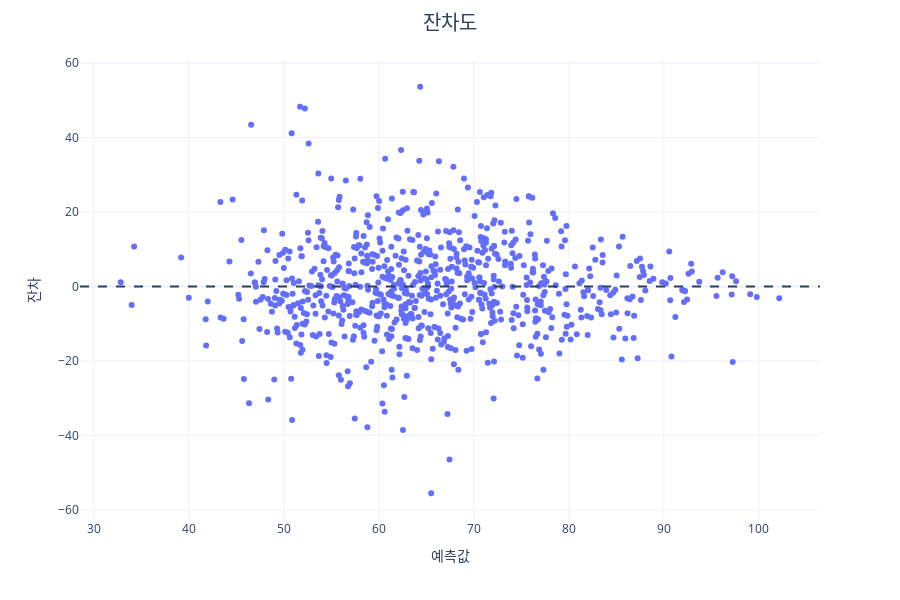

The notebook cell this image was saved under:
### Markdown cell above
---

<div style="margin-left:30px;text-indent:-20px">(d) 잔차도를 그리되 가로축은 예측값, 세로축은 잔차로 해서 그리시오.</div>

### Code cell
## 잔차값
ehat = y - yhat

## 잔차도
tidy = pd.DataFrame({"yhat" : yhat, "ehat" : ehat})
fig = tidy.plot.scatter(x = 'yhat', y = 'ehat', width = 900, height = 600)
fig.add_hline(0, line_dash = "dash")
fig.update_layout(
    title = "잔차도", title_x = 0.5, title_font_size = 20,
    xaxis_title="예측값",
    yaxis_title="잔차"
)
fig.show()

### Figure 1 — Plotly figure (JSON) as saved in the notebook; plotly's stock layout.template omitted (floating-point values rounded to 4 significant figures; data arrays with more than 128 entries replaced by an {"elided": "..."} marker saying what was removed)
{"data": [{"hovertemplate": "yhat=%{x}<br>ehat=%{y}<extra></extra>", "legendgroup": "", "marker": {"color": "#636efa", "symbol": "circle"}, "mode": "markers", "name": "", "orientation": "v", "showlegend": false, "type": "scatter", "x": {"elided": "777 float values"}, "xaxis": "x", "y": {"elided": "777 float values"}, "yaxis": "y"}], "layout": {"height": 600, "legend": {"tracegroupgap": 0}, "margin": {"t": 60}, "shapes": [{"line": {"dash": "dash"}, "type": "line", "x0": 0, "x1": 1, "xref": "x domain", "y0": 0, "y1": 0, "yref": "y"}], "title": {"font": {"size": 20}, "text": "잔차도", "x": 0.5}, "width": 900, "xaxis": {"anchor": "y", "autorange": true, "domain": [0, 1], "range": [28.54, 106.4], "title": {"text": "예측값"}, "type": "linear"}, "yaxis": {"anchor": "x", "autorange": true, "domain": [0, 1], "range": [-62.69, 60.83], "title": {"text": "잔차"}, "type": "linear"}}}
